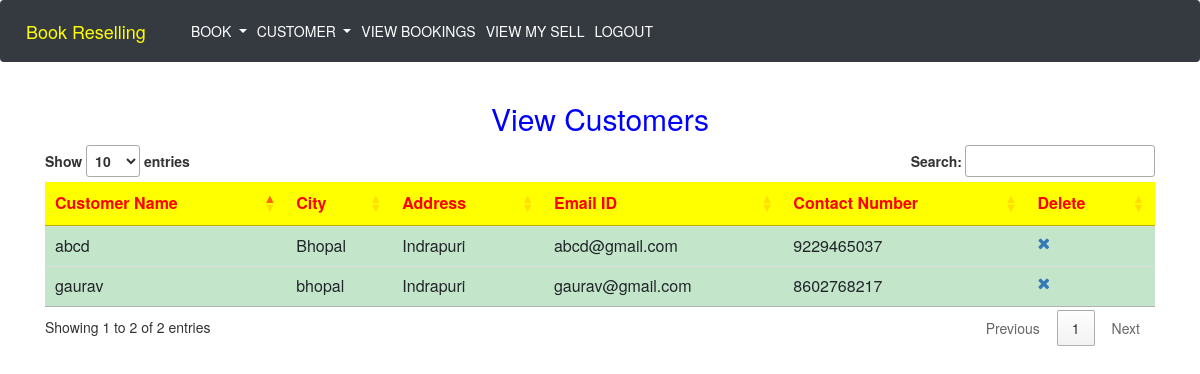
Screenshot of /viewcustomer.php with the database file from the repository.
### tables this page shows
CREATE TABLE IF NOT EXISTS `siteuser` (
  `username` varchar(30) NOT NULL,
  `pwd` varchar(50) DEFAULT NULL,
  `dob` varchar(50) DEFAULT NULL,
  `city` varchar(50) DEFAULT NULL,
  `address` varchar(50) DEFAULT NULL,
  `emailadd` varchar(50) DEFAULT NULL,
  `smsno` varchar(15) DEFAULT NULL,
  `role` varchar(20) DEFAULT NULL,
  PRIMARY KEY (`username`)
);

### dbconfigure.php (called while the page is built, shortened)
<?php
$dbserver="127.0.0.1";
$dbuser="root";
$dbpwd="";
$dbname="bookresellphp";
function my_select($query)
{
global $dbserver,$dbuser,$dbpwd,$dbname;
$cid=mysqli_connect($dbserver,$dbuser,$dbpwd) or die("connection failed");
mysqli_select_db($cid,$dbname);
$rs=mysqli_query($cid,$query);
return $rs;
}
?>

### viewcustomer.php (the view, shortened to what this page needs)
 <html>
<head>
<?php
include "navigationBarAdmin.php";
?>
  <link rel="stylesheet" href="https://maxcdn.bootstrapcdn.com/bootstrap/3.3.7/css/bootstrap.min.css">
 <link rel=stylesheet type = text/css href="https://stackpath.bootstrapcdn.com/font-awesome/4.7.0/css/font-awesome.min.css">
 <link rel="stylesheet" type="text/css" href="https://cdn.datatables.net/1.10.19/css/jquery.dataTables.css">
</head>
<body>
<div>
				<div class="container">
				    <div class=row>
				        <div class="col-sm-12">
  <h2 class = text-center style = "color : blue">View Customers</h2>
</div>
</div>
</div>
<?php
include "dbconfigure.php" ;
$query = "select * from siteuser where role='customer'";
$rs = my_select($query);
echo "<div class = container>";
echo "<div class = row>";
echo "<div class = col-sm-12>";
echo "<div class='table-responsive'>";
echo "<table class='table table-hover table-sm' style = 'overflow: scroll' id=myTable123>";
echo "<thead style = 'background-color : yellow ; color : red' >";
echo "<tr>";
echo "<th>Customer Name</th>";
echo "<th>City</th>";
echo "<th>Address</th>";
echo "<th>Email ID</th>";
echo "<th>Contact Number</th>";
echo "<th>Delete</th>";
echo "</tr>";
echo "</thead>";
echo '<tbody id="myTable">';
while($column=mysql_fetch_array($rs))
{
echo "<tr class='table-success'>";
echo "<td>$column[1]</td>";
echo "<td>$column[3]</td>";
echo "<td>$column[4]</td>";
echo "<td>$column[5]</td>";
echo "<td>$column[6]</td>";
echo '<td><a href="deleteCustomer.php?id='.$column['username'].'">
													<i class="fa fa-remove"></i>
													</a></td>';
echo "</tr>";
}
echo "</tbody>";
echo "</table>";
echo "</div>";
echo "</div>";
echo "</div>";
echo "</div>";
?>
</div>
</body>
</html>

### rows the page displays
siteuser: pwd "abcd", city "Bhopal", address "Indrapuri", emailadd "abcd@gmail.com", smsno "9229465037"
siteuser: pwd "gaurav", city "bhopal", address "Indrapuri", emailadd "gaurav@gmail.com", smsno "8602768217"
